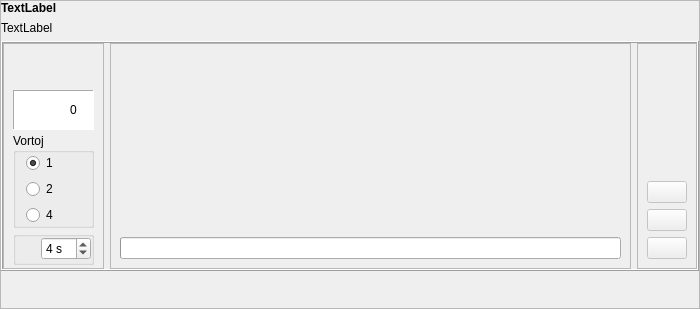
<?xml version="1.0" encoding="UTF-8"?>
<ui version="4.0">
 <class>prononco</class>
 <widget class="QFrame" name="prononco">
  <property name="geometry">
   <rect>
    <x>0</x>
    <y>0</y>
    <width>700</width>
    <height>309</height>
   </rect>
  </property>
  <property name="windowTitle">
   <string>Frame</string>
  </property>
  <property name="frameShape">
   <enum>QFrame::StyledPanel</enum>
  </property>
  <property name="frameShadow">
   <enum>QFrame::Raised</enum>
  </property>
  <property name="tipo" stdset="0">
   <string>senborda</string>
  </property>
  <layout class="QVBoxLayout" name="verticalLayout">
   <property name="margin">
    <number>0</number>
   </property>
   <item>
    <widget class="titolo" name="Ekz_Pron1">
     <property name="maximumSize">
      <size>
       <width>16777215</width>
       <height>30</height>
      </size>
     </property>
     <property name="font">
      <font>
       <weight>75</weight>
       <bold>true</bold>
      </font>
     </property>
     <property name="text">
      <string notr="true">TextLabel</string>
     </property>
    </widget>
   </item>
   <item>
    <widget class="QLabel" name="Ekz_Pron2">
     <property name="text">
      <string notr="true">TextLabel</string>
     </property>
     <property name="wordWrap">
      <bool>true</bool>
     </property>
    </widget>
   </item>
   <item>
    <widget class="QFrame" name="frame">
     <property name="frameShape">
      <enum>QFrame::Box</enum>
     </property>
     <property name="frameShadow">
      <enum>QFrame::Raised</enum>
     </property>
     <property name="tipo" stdset="0">
      <string>markebla</string>
     </property>
     <layout class="QGridLayout" name="gridLayout">
      <property name="margin">
       <number>0</number>
      </property>
      <item row="0" column="0">
       <widget class="QFrame" name="frame_2">
        <property name="frameShape">
         <enum>QFrame::StyledPanel</enum>
        </property>
        <property name="frameShadow">
         <enum>QFrame::Raised</enum>
        </property>
        <property name="tipo" stdset="0">
         <string>senborda</string>
        </property>
        <layout class="QVBoxLayout" name="verticalLayout_2">
         <property name="spacing">
          <number>3</number>
         </property>
         <property name="topMargin">
          <number>3</number>
         </property>
         <property name="bottomMargin">
          <number>3</number>
         </property>
         <item>
          <widget class="QFrame" name="frame_5">
           <property name="minimumSize">
            <size>
             <width>80</width>
             <height>40</height>
            </size>
           </property>
           <property name="maximumSize">
            <size>
             <width>16777215</width>
             <height>16777215</height>
            </size>
           </property>
           <property name="autoFillBackground">
            <bool>false</bool>
           </property>
           <property name="frameShape">
            <enum>QFrame::NoFrame</enum>
           </property>
           <property name="frameShadow">
            <enum>QFrame::Sunken</enum>
           </property>
           <layout class="QHBoxLayout" name="horizontalLayout">
            <property name="spacing">
             <number>1</number>
            </property>
            <property name="margin">
             <number>0</number>
            </property>
            <item>
             <widget class="QPushButton" name="PP_Startu">
              <property name="text">
               <string notr="true"/>
              </property>
              <property name="iconSize">
               <size>
                <width>32</width>
                <height>32</height>
               </size>
              </property>
              <property name="flat">
               <bool>true</bool>
              </property>
              <property name="tipo" stdset="0">
               <string>komenci</string>
              </property>
             </widget>
            </item>
            <item>
             <widget class="QPushButton" name="PP_Haltu">
              <property name="enabled">
               <bool>false</bool>
              </property>
              <property name="text">
               <string notr="true"/>
              </property>
              <property name="iconSize">
               <size>
                <width>32</width>
                <height>32</height>
               </size>
              </property>
              <property name="flat">
               <bool>true</bool>
              </property>
              <property name="tipo" stdset="0">
               <string>halti</string>
              </property>
             </widget>
            </item>
           </layout>
          </widget>
         </item>
         <item>
          <widget class="QFrame" name="frame_4">
           <property name="minimumSize">
            <size>
             <width>80</width>
             <height>40</height>
            </size>
           </property>
           <property name="maximumSize">
            <size>
             <width>16777215</width>
             <height>16777215</height>
            </size>
           </property>
           <property name="autoFillBackground">
            <bool>false</bool>
           </property>
           <property name="styleSheet">
            <string notr="true">background-color: rgb(255, 255, 255);</string>
           </property>
           <property name="frameShape">
            <enum>QFrame::Panel</enum>
           </property>
           <property name="frameShadow">
            <enum>QFrame::Sunken</enum>
           </property>
           <property name="tipo" stdset="0">
            <string>shilda</string>
           </property>
           <layout class="QHBoxLayout" name="horizontalLayout_2">
            <property name="spacing">
             <number>1</number>
            </property>
            <property name="leftMargin">
             <number>2</number>
            </property>
            <property name="topMargin">
             <number>0</number>
            </property>
            <property name="rightMargin">
             <number>0</number>
            </property>
            <property name="bottomMargin">
             <number>0</number>
            </property>
            <item>
             <widget class="QLabel" name="label">
              <property name="text">
               <string notr="true"/>
              </property>
              <property name="pixmap">
               <pixmap resource="ikonoj.qrc">:/ikonoj/kubeto.png</pixmap>
              </property>
              <property name="scaledContents">
               <bool>false</bool>
              </property>
             </widget>
            </item>
            <item>
             <widget class="QSpinBox" name="Placar">
              <property name="font">
               <font>
                <weight>50</weight>
                <bold>false</bold>
               </font>
              </property>
              <property name="frame">
               <bool>false</bool>
              </property>
              <property name="alignment">
               <set>Qt::AlignCenter</set>
              </property>
              <property name="readOnly">
               <bool>true</bool>
              </property>
              <property name="buttonSymbols">
               <enum>QAbstractSpinBox::NoButtons</enum>
              </property>
              <property name="tipo" stdset="0">
               <string>shilda</string>
              </property>
             </widget>
            </item>
           </layout>
          </widget>
         </item>
         <item>
          <widget class="QGroupBox" name="PP_Kiomope">
           <property name="title">
            <string>Vortoj</string>
           </property>
           <layout class="QVBoxLayout" name="verticalLayout_5">
            <property name="leftMargin">
             <number>10</number>
            </property>
            <property name="topMargin">
             <number>0</number>
            </property>
            <property name="bottomMargin">
             <number>0</number>
            </property>
            <item>
             <widget class="QRadioButton" name="radio1">
              <property name="text">
               <string notr="true">1</string>
              </property>
              <property name="checked">
               <bool>true</bool>
              </property>
             </widget>
            </item>
            <item>
             <widget class="QRadioButton" name="radio2">
              <property name="text">
               <string notr="true">2</string>
              </property>
             </widget>
            </item>
            <item>
             <widget class="QRadioButton" name="radio4">
              <property name="text">
               <string notr="true">4</string>
              </property>
             </widget>
            </item>
           </layout>
          </widget>
         </item>
         <item>
          <widget class="QGroupBox" name="Tempujo">
           <property name="title">
            <string/>
           </property>
           <layout class="QHBoxLayout" name="horizontalLayout_3">
            <property name="leftMargin">
             <number>0</number>
            </property>
            <property name="topMargin">
             <number>0</number>
            </property>
            <property name="rightMargin">
             <number>0</number>
            </property>
            <property name="bottomMargin">
             <number>2</number>
            </property>
            <item>
             <widget class="QLabel" name="label_2">
              <property name="text">
               <string/>
              </property>
              <property name="pixmap">
               <pixmap resource="ikonoj.qrc">:/ikonoj/kronometro.png</pixmap>
              </property>
              <property name="alignment">
               <set>Qt::AlignCenter</set>
              </property>
             </widget>
            </item>
            <item>
             <widget class="QSpinBox" name="spinBox">
              <property name="maximumSize">
               <size>
                <width>50</width>
                <height>16777215</height>
               </size>
              </property>
              <property name="suffix">
               <string> s</string>
              </property>
              <property name="minimum">
               <number>2</number>
              </property>
              <property name="maximum">
               <number>15</number>
              </property>
              <property name="value">
               <number>4</number>
              </property>
             </widget>
            </item>
           </layout>
          </widget>
         </item>
        </layout>
       </widget>
      </item>
      <item row="0" column="1">
       <widget class="QFrame" name="frame_3">
        <property name="minimumSize">
         <size>
          <width>300</width>
          <height>0</height>
         </size>
        </property>
        <property name="frameShape">
         <enum>QFrame::StyledPanel</enum>
        </property>
        <property name="frameShadow">
         <enum>QFrame::Raised</enum>
        </property>
        <property name="tipo" stdset="0">
         <string>senborda</string>
        </property>
        <layout class="QVBoxLayout" name="verticalLayout_4">
         <item>
          <widget class="QLabel" name="PP_Vorto">
           <property name="font">
            <font>
             <pointsize>16</pointsize>
             <weight>75</weight>
             <bold>true</bold>
            </font>
           </property>
           <property name="styleSheet">
            <string notr="true">font-size: 16pt;
font-weight: bold;
color: blue;</string>
           </property>
           <property name="text">
            <string notr="true"/>
           </property>
           <property name="alignment">
            <set>Qt::AlignCenter</set>
           </property>
          </widget>
         </item>
         <item>
          <widget class="QStackedWidget" name="pagharo">
           <property name="currentIndex">
            <number>0</number>
           </property>
           <widget class="QWidget" name="pagho_mik">
            <layout class="QGridLayout" name="gridLayout_6">
             <item row="0" column="0">
              <widget class="QLabel" name="label_3">
               <property name="text">
                <string/>
               </property>
               <property name="pixmap">
                <pixmap resource="ikonoj.qrc">:/ikonoj/mikrofono.png</pixmap>
               </property>
               <property name="alignment">
                <set>Qt::AlignCenter</set>
               </property>
              </widget>
             </item>
            </layout>
           </widget>
           <widget class="QWidget" name="pagho_aus">
            <layout class="QGridLayout" name="gridLayout_5">
             <item row="0" column="0">
              <widget class="QLabel" name="label_4">
               <property name="text">
                <string/>
               </property>
               <property name="pixmap">
                <pixmap resource="ikonoj.qrc">:/ikonoj/auskultilo.png</pixmap>
               </property>
               <property name="alignment">
                <set>Qt::AlignCenter</set>
               </property>
              </widget>
             </item>
            </layout>
           </widget>
           <widget class="QWidget" name="pagho_blanka"/>
          </widget>
         </item>
         <item>
          <widget class="QProgressBar" name="PP_Prog">
           <property name="value">
            <number>0</number>
           </property>
           <property name="alignment">
            <set>Qt::AlignCenter</set>
           </property>
           <property name="format">
            <string/>
           </property>
           <property name="tipo" stdset="0">
            <string>progreso</string>
           </property>
          </widget>
         </item>
        </layout>
       </widget>
      </item>
      <item row="0" column="2">
       <widget class="QFrame" name="butonujo">
        <property name="enabled">
         <bool>false</bool>
        </property>
        <property name="frameShape">
         <enum>QFrame::StyledPanel</enum>
        </property>
        <property name="frameShadow">
         <enum>QFrame::Raised</enum>
        </property>
        <property name="tipo" stdset="0">
         <string>senborda</string>
        </property>
        <layout class="QVBoxLayout" name="verticalLayout_3">
         <item>
          <spacer name="verticalSpacer_2">
           <property name="orientation">
            <enum>Qt::Vertical</enum>
           </property>
           <property name="sizeHint" stdset="0">
            <size>
             <width>20</width>
             <height>40</height>
            </size>
           </property>
          </spacer>
         </item>
         <item>
          <widget class="QPushButton" name="PP_Mik_re">
           <property name="text">
            <string notr="true"/>
           </property>
           <property name="iconSize">
            <size>
             <width>96</width>
             <height>48</height>
            </size>
           </property>
           <property name="tipo" stdset="0">
            <string>paroli</string>
           </property>
          </widget>
         </item>
         <item>
          <widget class="QPushButton" name="PP_Aud_re">
           <property name="text">
            <string notr="true"/>
           </property>
           <property name="iconSize">
            <size>
             <width>96</width>
             <height>48</height>
            </size>
           </property>
           <property name="tipo" stdset="0">
            <string>auskulti</string>
           </property>
          </widget>
         </item>
         <item>
          <widget class="QPushButton" name="PP_Antauen">
           <property name="text">
            <string notr="true"/>
           </property>
           <property name="iconSize">
            <size>
             <width>64</width>
             <height>64</height>
            </size>
           </property>
           <property name="tipo" stdset="0">
            <string>antauen</string>
           </property>
          </widget>
         </item>
        </layout>
       </widget>
      </item>
     </layout>
    </widget>
   </item>
   <item>
    <spacer name="verticalSpacer">
     <property name="orientation">
      <enum>Qt::Vertical</enum>
     </property>
     <property name="sizeHint" stdset="0">
      <size>
       <width>20</width>
       <height>40</height>
      </size>
     </property>
    </spacer>
   </item>
  </layout>
 </widget>
 <customwidgets>
  <customwidget>
   <class>titolo</class>
   <extends>QLabel</extends>
   <header>titolo.h</header>
  </customwidget>
 </customwidgets>
 <resources>
  <include location="ikonoj.qrc"/>
 </resources>
 <connections/>
</ui>
